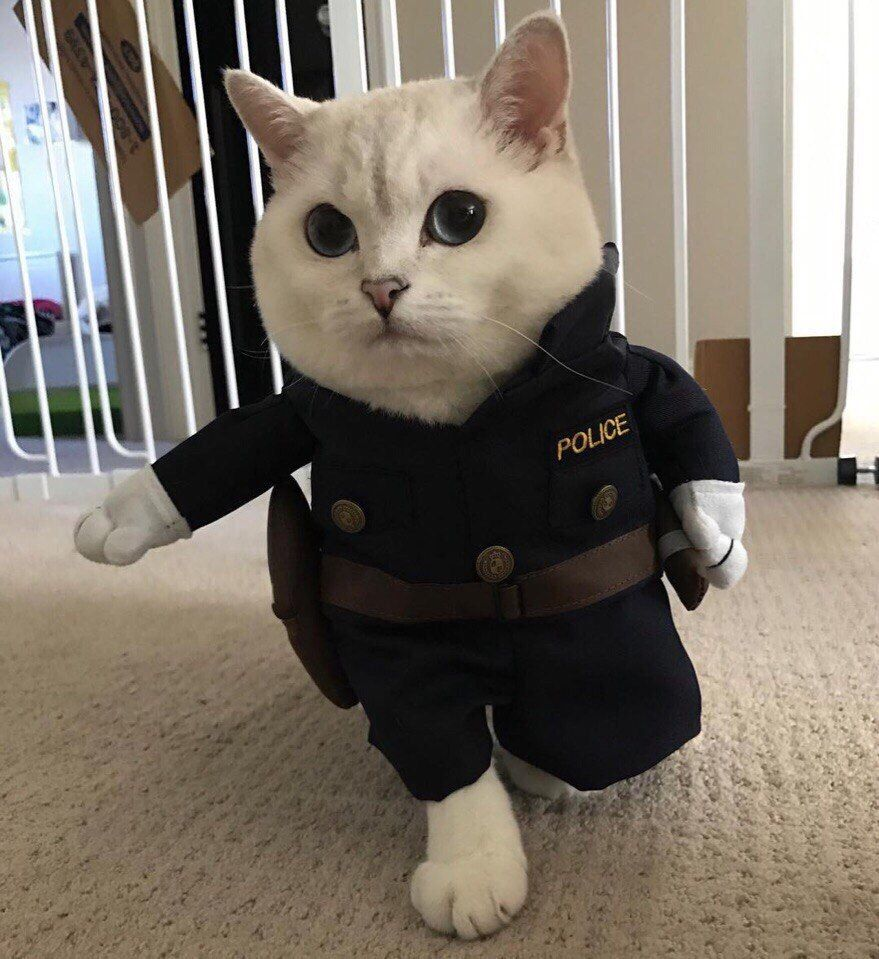
#> input picture Images/catcop.jpg, 879 x 959 px
$ jupyter execute --allow-errors ImageProcessing5.ipynb
#> lines starting #> are read from the running program, lines starting #| are printed output that depends on the picture
[cell 1]
from skimage import io
from skimage import color
import skimage
import numpy as np
import heapq
from itertools import groupby
image = skimage.img_as_ubyte(io.imread('Images/catcop.jpg'))
#> image is the input picture: shape (959, 879, 3); mean R, G, B 122.6, 113.5, 102.1
image = skimage.color.rgb2gray(image)
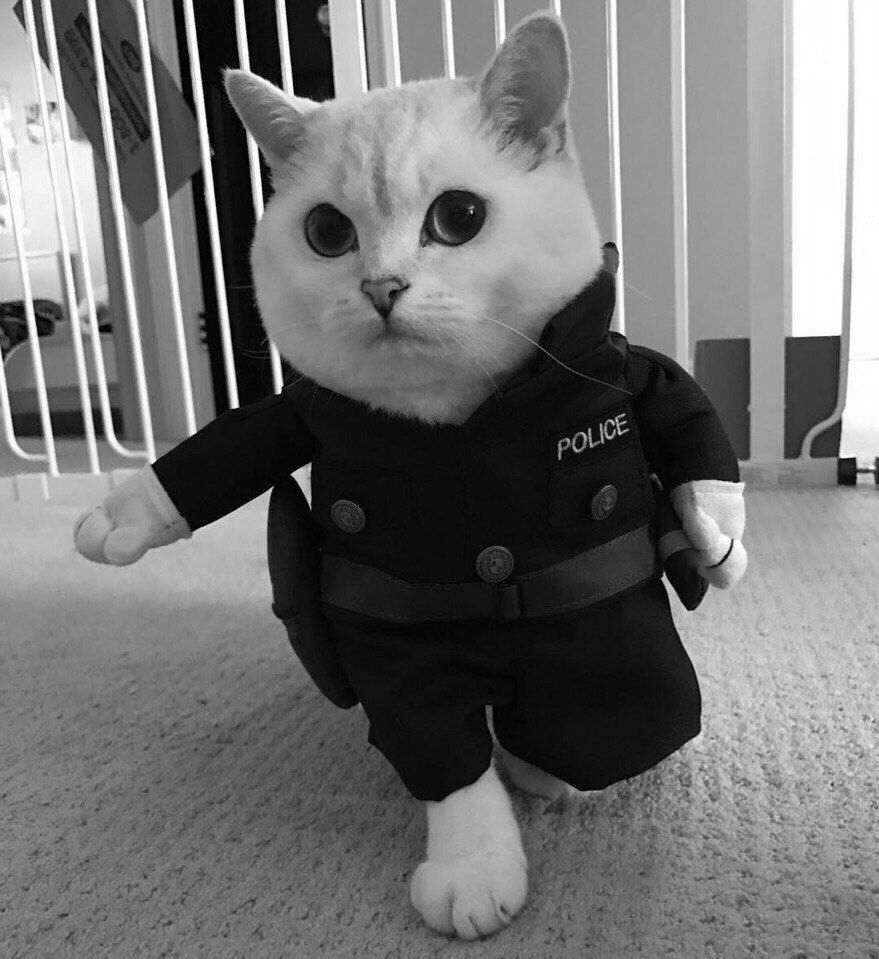
#> image: shape (959, 879) float64; min 0, max 1, mean 0.45
io.imshow(image)

[cell 2]
def encode_image_RLE(image):
    flat = image.flatten()
    last = flat[0]
    encoded = []
    count = 1
    for i in range(1, len(flat)):
        if flat[i] == last:
            count += 1
        else:
            encoded.append((last, count))
            last = flat[i]
            count = 1
    encoded.append((last, count))
    return encoded

[cell 3]
def decode_image_RLE(encoded, width, height):
    decoded = []
    for i, j in encoded:
        decoded += [i] * j
    decoded = np.array(decoded)
    return decoded.reshape(height, width)

[cell 4]
encoded_image_RLE = encode_image_RLE(image)
#> in encode_image_RLE, `last = flat[0]`: last = 0.648
#> the loop in encode_image_RLE, `for i in range(1, len(flat)):` made 842960 passes
#> last on passes 1 to 12: 0.648, 0.65, 0.657, 0.659, 0.664, 0.667, 0.672, 0.683, 0.662, 0.642, 0.656, 0.697
#> after the loop in encode_image_RLE, `for i in range(1, len(flat)):`: encoded = 717500 items
#> encoded_image_RLE = 717501 items
decoded_image_RLE = decode_image_RLE(encoded_image_RLE, image.shape[1], image.shape[0])
#> the loop in decode_image_RLE, `for i, j in encoded:` made 717501 passes
#> after the loop in decode_image_RLE, `for i, j in encoded:`: decoded = 842961 items
io.imshow(decoded_image_RLE)

[cell 5]
class HuffmanNode:
    def __init__(self, char, freq):
        self.char = char
        self.freq = freq
        self.left = None
        self.right = None

    def set_children(self, left, right):
        self.left = left
        self.right = right

    def __lt__(self, other):
        return self.freq < other.freq

    def __repr__(self):
        return f'Code: {self.char}: Freq: {self.freq}'

[cell 6]
class HuffmanCoder:
    def __init__(self):
        self.en_codes = {}
        self.de_codes = {}
        self.height = 0
        self.width = 0

    def get_codes(self, parent_code, node):
        if node.char:
            if not parent_code:
                self.en_codes[node.char] = '0'
            else:
                self.en_codes[node.char] = parent_code
        else:
            self.get_codes(parent_code + '0', node.left)
            self.get_codes(parent_code + '1', node.right)

    def build_frequency_pairs(self, x):
        result = [HuffmanNode(key, len(list(group))) for key, group in groupby(sorted(x))]
        heapq.heapify(result)
        return result

    def build_huff_tree(self, freq_pairs):
        while len(freq_pairs) > 1:
            left = heapq.heappop(freq_pairs)
            right = heapq.heappop(freq_pairs)
            node = HuffmanNode(None, left.freq + right.freq)
            node.set_children(left, right)
            heapq.heappush(freq_pairs, node)
        return freq_pairs

    def encode(self, img):
        self.height, self.width = img.shape
        x = img.flatten()
        freq_pairs = self.build_frequency_pairs(x)
        huff_tree = self.build_huff_tree(freq_pairs)
        self.get_codes('', huff_tree[0])
        self.de_codes = {v: k for k, v in self.en_codes.items()}
        return ''.join([self.en_codes[pixel] for pixel in x])

    def decode(self, code):
        start = 0
        end = 1
        result = []
        while start < len(code):
            if code[start:end] in self.de_codes:
                result.append(self.de_codes[code[start:end]])
                start = end
                end = start + 1
            else:
                end += 1
        return np.array(result).reshape((self.height, self.width))

[cell 7]
huff_encoder = HuffmanCoder()
#> (the rest of this cell did not finish here and is left out)

#> in build_frequency_pairs, `result = [HuffmanNode(key, len(list(group))) for key, group in groupby..`: result = 70455 items
#> in encode, `huff_tree = self.build_huff_tree(freq_pairs)`: huff_tree = 1 item

$ run again, with Images/BigKitty.jpg copied over Images/catcop.jpg
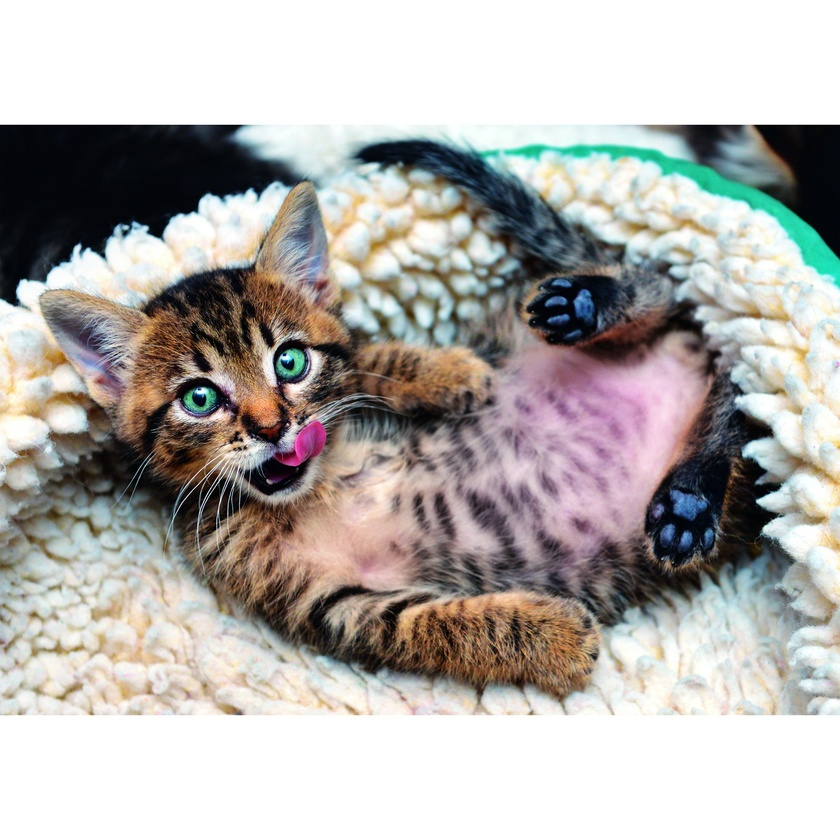
#> input picture Images/BigKitty.jpg, 840 x 840 px, shrunk from 2000 x 2000 before the run
#> image is the input picture: shape (840, 840, 3); mean R, G, B 178, 174.6, 171.1
#> `image = skimage.color.rgb2gray(image)`:
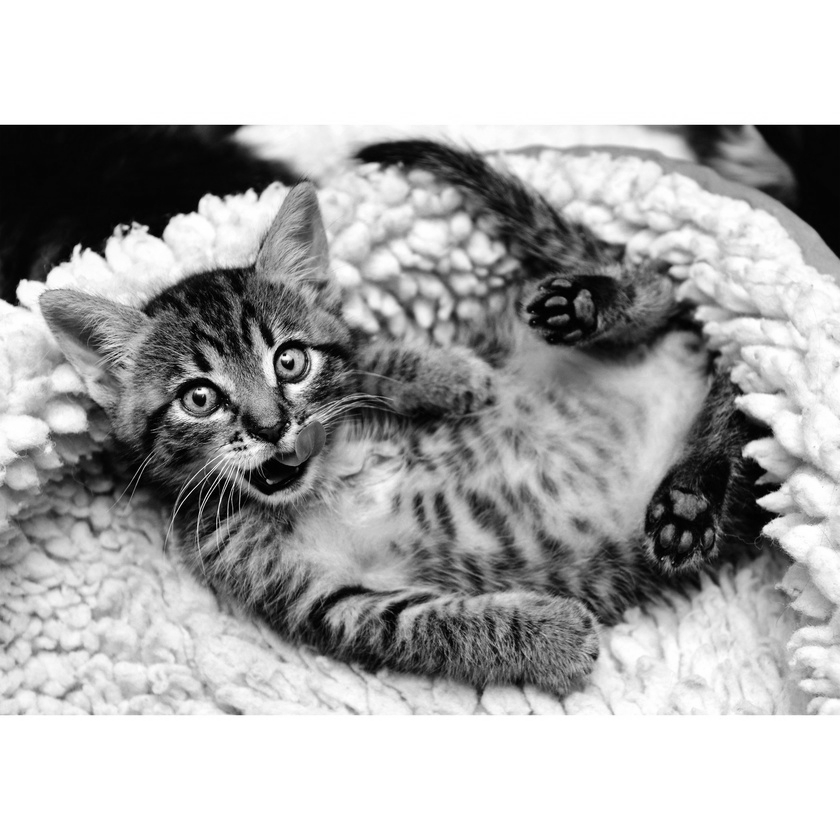
#> image: shape (840, 840) float64; min 0, max 1, mean 0.687
#> last = 1
#> after the loop in encode_image_RLE, `for i in range(1, len(flat)):`: encoded = 469607 items
#> encoded_image_RLE = 469608 items
#> the loop in decode_image_RLE, `for i, j in encoded:` made 469608 passes
#> (i, j) on passes 1 to 3: (1, 94230), (0.999, 14), (1, 20)
#> after the loop in decode_image_RLE, `for i, j in encoded:`: decoded = 705600 items
#> result = 160297 items
#> huff_tree = 1 item

$ run again, with Images/cat1000.jpg copied over Images/catcop.jpg
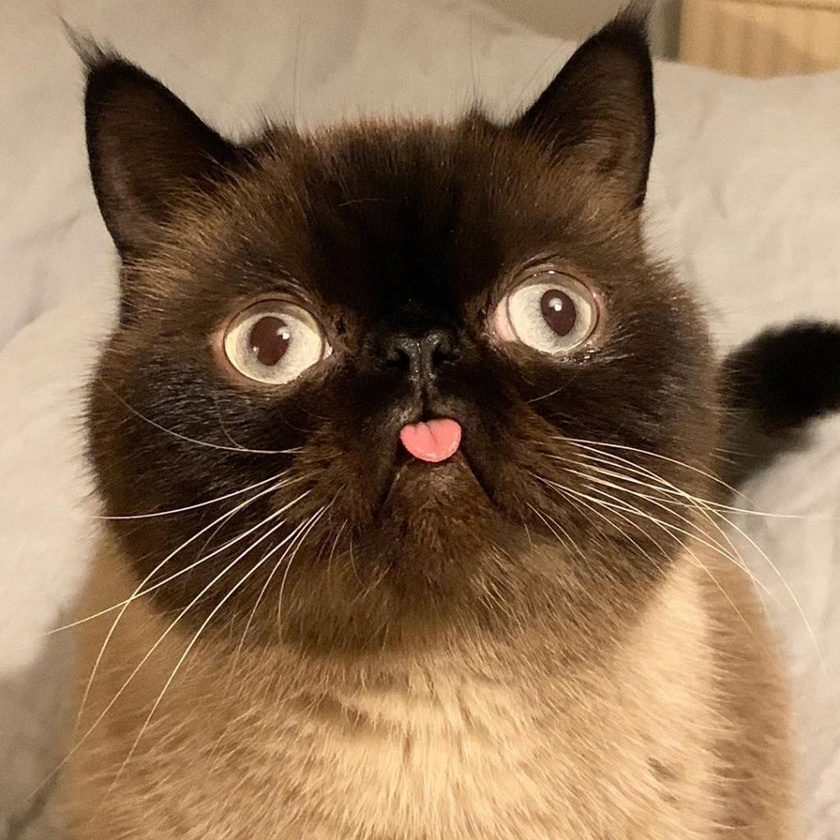
#> input picture Images/cat1000.jpg, 840 x 840 px, shrunk from 1024 x 1024 before the run
#> image is the input picture: shape (840, 840, 3); mean R, G, B 139.7, 112.6, 85.5
#> `image = skimage.color.rgb2gray(image)`:
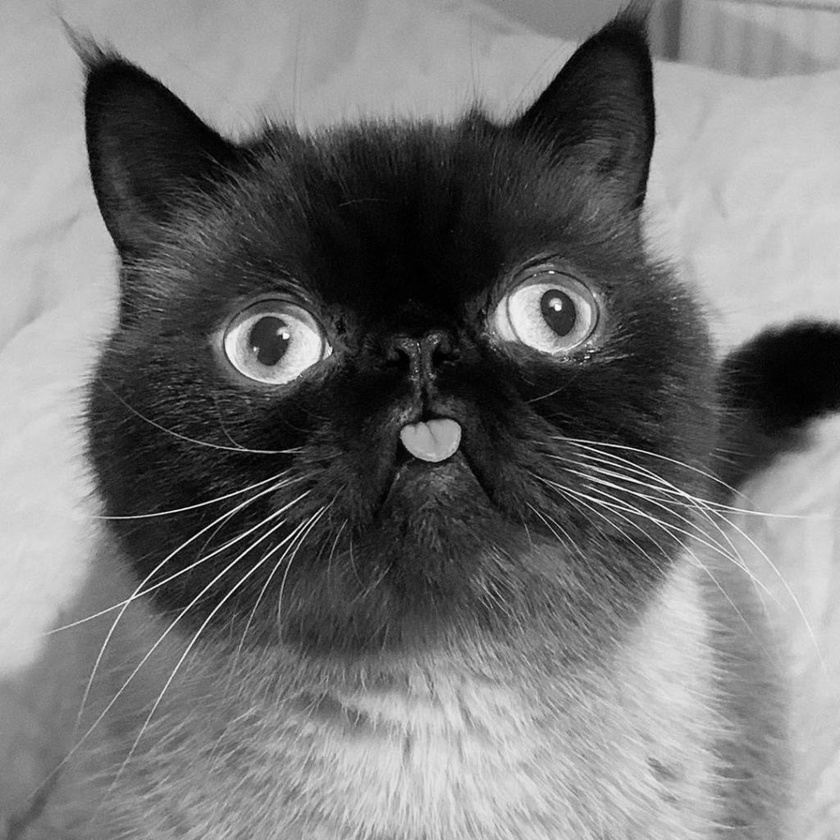
#> image: shape (840, 840) float64; min 0, max 0.99, mean 0.456
#> in encode_image_RLE, `last = flat[0]`: last = 0.659
#> the loop in encode_image_RLE, `for i in range(1, len(flat)):` made 705599 passes
#> (last, count) on passes 2 to 9: (0.679, 1), (0.675, 1), (0.636, 1), (0.64, 1), (0.667, 1), (0.663, 1), (0.655, 1), (0.651, 1)
#> after the loop in encode_image_RLE, `for i in range(1, len(flat)):`: encoded = 638180 items
#> encoded_image_RLE = 638181 items
#> the loop in decode_image_RLE, `for i, j in encoded:` made 638181 passes
#> (i, j) on passes 8 to 10: (0.655, 1), (0.651, 2), (0.655, 1)
#> after the loop in decode_image_RLE, `for i, j in encoded:`: decoded = 705600 items
#> result = 42594 items
#> huff_tree = 1 item
